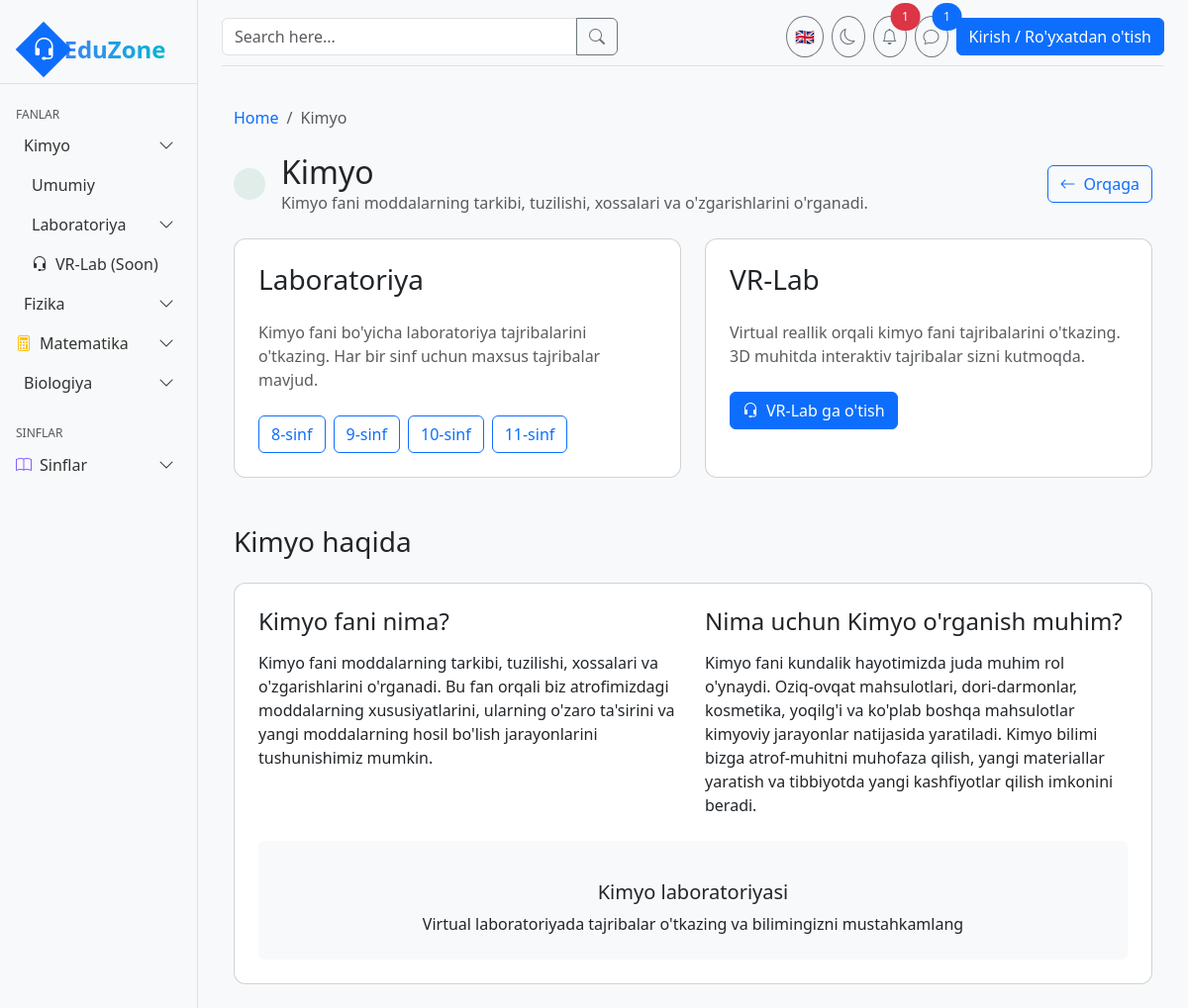
The page /kimyo/ on the database its author committed.
### core/models.py (models this page shows, shortened)
class Subject(models.Model):
    name = models.CharField(max_length=100)
    slug = models.SlugField(unique=True)
    icon = models.CharField(max_length=50, help_text="Icon name (e.g., 'beaker', 'atom')")
    color = models.CharField(max_length=50, default="text-blue-500")
    bg_color = models.CharField(max_length=50, default="bg-blue-100")
    description = models.TextField(blank=True)

class Grade(models.Model):
    number = models.IntegerField(unique=True)
    description = models.TextField(blank=True)

### core/views.py (the view)
# urls.py: path('<slug:subject_slug>/', views.subject_view, name='subject_view'),
def subject_view(request, subject_slug):
    subject = get_object_or_404(Subject, slug=subject_slug)
    grades = Grade.objects.all().order_by('number')
    return render(request, 'subject.html', {
        'subject': subject,
        'grades': grades,
    })

### templates/subject.html (shortened to what this page needs)
{% extends 'base.html' %}
{% block content %}
<div class="container-fluid py-4">
    <nav aria-label="breadcrumb" class="mb-4">
        <ol class="breadcrumb">
            <li class="breadcrumb-item"><a href="/" class="text-decoration-none">Home</a></li>
            <li class="breadcrumb-item active" aria-current="page">{{ subject.name }}</li>
        </ol>
    </nav>
    <div class="d-flex justify-content-between align-items-center mb-4">
        <div class="d-flex align-items-center gap-3">
            <div class="rounded-circle p-3
                {% if subject.name == 'Kimyo' %}bg-success bg-opacity-10
                {% elif subject.name == 'Fizika' %}bg-primary bg-opacity-10
                {% elif subject.name == 'Matematika' %}bg-warning bg-opacity-10
                {% else %}bg-secondary bg-opacity-10{% endif %}">
            </div>
            <div>
                <h2 class="mb-0">{{ subject.name }}</h2>
                <p class="text-muted mb-0">{{ subject.description }}</p>
            </div>
        </div>
        <a href="/" class="btn btn-outline-primary d-flex align-items-center gap-2">
            <i class="bi bi-arrow-left"></i>
            Orqaga
        </a>
    </div>
    <div class="row g-4 mb-5">
        <div class="col-md-6">
            <div class="card h-100">
                <div class="card-body p-4">
                    <h3 class="card-title mb-4">Laboratoriya</h3>
                    <p class="card-text text-muted mb-4">
                        {{ subject.name }} fani bo'yicha laboratoriya tajribalarini o'tkazing.
                        Har bir sinf uchun maxsus tajribalar mavjud.
                    </p>
                    <div class="d-flex flex-wrap gap-2">
                        {% for grade in grades %}
                        <a href="/{{ subject.slug }}/laboratoriya/{{ grade.number }}/" class="btn btn-outline-primary">
                            {{ grade.number }}-sinf
                        </a>
                        {% endfor %}
                    </div>
                </div>
            </div>
        </div>
        <div class="col-md-6">
            <div class="card h-100">
                <div class="card-body p-4">
                    <h3 class="card-title mb-4">VR-Lab</h3>
                    <p class="card-text text-muted mb-4">
                        Virtual reallik orqali {{ subject.name|lower }} fani tajribalarini o'tkazing.
                        3D muhitda interaktiv tajribalar sizni kutmoqda.
                    </p>
                    <a href="/{{ subject.slug }}/vr-lab/" class="btn btn-primary d-flex align-items-center gap-2" style="width: fit-content;">
                        <i class="bi bi-headset"></i>
                        VR-Lab ga o'tish
                    </a>
                </div>
            </div>
        </div>
    </div>
    <h3 class="mb-4">{{ subject.name }} haqida</h3>
    <div class="row">
        <div class="col-12">
            <div class="card">
                <div class="card-body p-4">
                    <div class="row">
                        <div class="col-lg-6 mb-4 mb-lg-0">
                            <h4 class="card-title mb-3">{{ subject.name }} fani nima?</h4>
                            <p class="card-text">
                                {% if subject.name == 'Kimyo' %}
                                Kimyo fani moddalarning tarkibi, tuzilishi, xossalari va o'zgarishlarini o'rganadi. Bu fan orqali biz atrofimizdagi moddalarning xususiyatlarini, ularning o'zaro ta'sirini va yangi moddalarning hosil bo'lish jarayonlarini tushunishimiz mumkin.
                                {% elif subject.name == 'Fizika' %}
                                Fizika fani materiya, energiya va ularning o'zaro ta'sirini o'rganadi. Bu fan orqali biz tabiatdagi asosiy qonuniyatlarni, harakatni, kuchlarni, elektr va magnit hodisalarini, yorug'lik va tovush kabi fizik hodisalarni tushunishimiz mumkin.
                                {% elif subject.name == 'Matematika' %}
                                Matematika fani son, struktura, fazo va o'zgarishlarni o'rganadi. Bu fan orqali biz mantiqiy fikrlashni, muammolarni hal qilishni va dunyoni miqdoriy jihatdan tushunishni o'rganamiz.
                                {% else %}
                                Biologiya fani tirik organizmlar va ularning o'zaro ta'sirini o'rganadi. Bu fan orqali biz tirik mavjudotlarning tuzilishi, funksiyalari, rivojlanishi, kelib chiqishi va ularning atrof-muhit bilan o'zaro ta'sirini tushunishimiz mumkin.
                                {% endif %}
                            </p>
                        </div>
                        <div class="col-lg-6">
                            <h4 class="card-title mb-3">Nima uchun {{ subject.name }} o'rganish muhim?</h4>
                            <p class="card-text">
                                {% if subject.name == 'Kimyo' %}
                                Kimyo fani kundalik hayotimizda juda muhim rol o'ynaydi. Oziq-ovqat mahsulotlari, dori-darmonlar, kosmetika, yoqilg'i va ko'plab boshqa mahsulotlar kimyoviy jarayonlar natijasida yaratiladi. Kimyo bilimi bizga atrof-muhitni muhofaza qilish, yangi materiallar yaratish va tibbiyotda yangi kashfiyotlar qilish imkonini beradi.
                                {% else %}
                                Biologiya fani hayot va tabiatni tushunishimizga yordam beradi. Tibbiyot, qishloq xo'jaligi, ekologiya va boshqa ko'plab sohalar biologiya bilimlariga asoslanadi. Biologiya bilimi bizga sog'liqni saqlash, oziq-ovqat ishlab chiqarishni yaxshilash va atrof-muhitni muhofaza qilish imkonini beradi.
                                {% endif %}
                            </p>
                        </div>
                    </div>
                    <div class="row mt-4">
                        <div class="col-12">
                            <div class="d-flex justify-content-center align-items-center p-4 bg-light rounded">
                                <div class="text-center">
                                    <h5 class="mt-3">{{ subject.name }} laboratoriyasi</h5>
                                    <p class="mb-0">Virtual laboratoriyada tajribalar o'tkazing va bilimingizni mustahkamlang</p>
                                </div>
                            </div>
                        </div>
                    </div>
                </div>
            </div>
        </div>
    </div>
</div>
{% endblock %}

### static/css/style.css (style rules this page uses)
body { min-height: 100vh; background-color: #f8f9fa; }
.card { border-radius: 0.75rem; transition: transform 0.2s ease, box-shadow 0.2s ease; }

### rows shown on the page
Subject: name "Kimyo", description "Kimyo fani moddalarning tarkibi, tuzilishi, xossalari va o'zgarishlarini o'rganadi.", name "kimyo"
Grade: number "8"
Grade: number "9"
Grade: number "10"
Grade: number "11"
